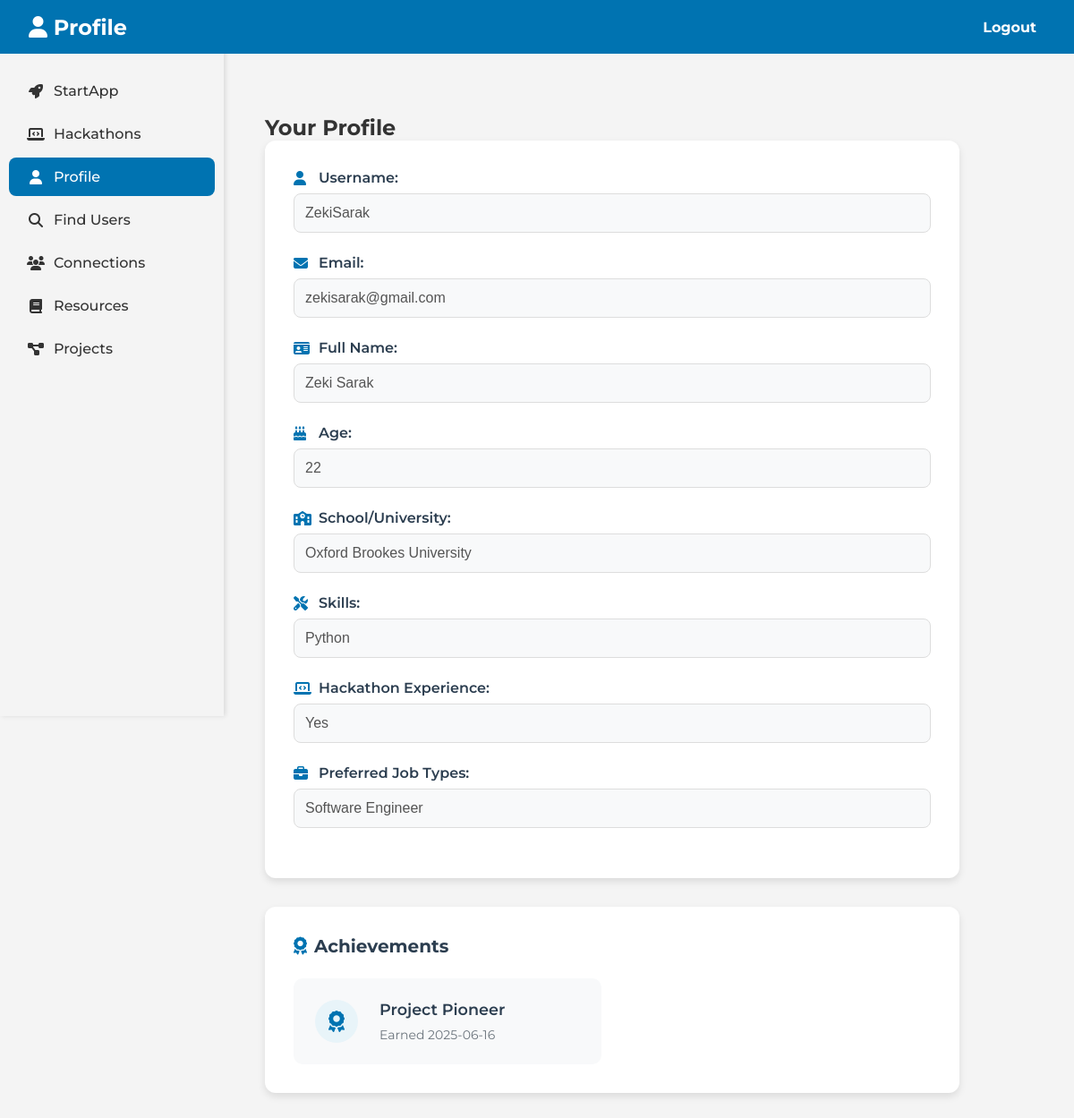
/profile/ZekiSarak (signed in), run on the app's committed database.
### tables this page shows
CREATE TABLE `users` (`id` INTEGER PRIMARY KEY AUTOINCREMENT, `username` TEXT UNIQUE NOT NULL, `email` TEXT UNIQUE NOT NULL, `password` TEXT NOT NULL, role TEXT DEFAULT 'user');

CREATE TABLE user_profiles (
    id INTEGER PRIMARY KEY AUTOINCREMENT,
    username TEXT UNIQUE,
    name TEXT,
    age INTEGER,
    school TEXT,
    skills TEXT,
    hackathon TEXT, preferred_jobs TEXT,
    FOREIGN KEY (username) REFERENCES users(username) ON DELETE CASCADE
);

CREATE TABLE badges (id INTEGER PRIMARY KEY AUTOINCREMENT, username TEXT NOT NULL, badge_type TEXT NOT NULL, badge_name TEXT NOT NULL, awarded_at TIMESTAMP DEFAULT CURRENT_TIMESTAMP, FOREIGN KEY(username) REFERENCES users(username));

### app.py (the view)
@app.route('/profile')
@app.route('/profile/<username>')
def profile(username=None):
    if 'username' not in session:
        return redirect(url_for('home'))
    if username is None:
        username = session['username']
    user_details = query_db("""
        SELECT u.username, u.email, u.role,
               up.name, up.age, up.school, up.skills, up.hackathon,
               up.preferred_jobs
        FROM users u
        LEFT JOIN user_profiles up ON u.username = up.username
        WHERE u.username = ?
    """, [username], one=True)
    if not user_details:
        flash('User not found!', 'error')
        return redirect(url_for('home'))
    check_and_award_badges(username)
    badges = query_db("""
        SELECT badge_type, badge_name,
               strftime('%Y-%m-%d', awarded_at) as awarded_at
        FROM badges
        WHERE username = ?
        ORDER BY awarded_at DESC
    """, [username])
    return render_template('profile.html',
                         user_details=user_details,
                         badges=badges,
                         is_own_profile=session['username'] == username)

### app.py (called while the page is built, shortened)
def get_db():
     db = sqlite3.connect('database.sqlite')
     db.row_factory = sqlite3.Row
     return db

def query_db(query, args=(), one=False):
     cur = get_db().execute(query, args)
     rv = cur.fetchall()
     cur.close()
     return (rv[0] if rv else None) if one else rv

def award_badge(username, badge_type):
    db = get_db()
    existing_badge = query_db("""
        SELECT id FROM badges
        WHERE username = ? AND badge_type = ?
    """, [username, badge_type], one=True)

### templates/profile.html (shortened to what this page needs)
<!DOCTYPE html>
<html lang="en">
<head>
    <link rel="stylesheet" href="{{ url_for('static', filename='css/profile.css') }}">
</head>
<body>
    <header>
        <div class="navbar">
            <h1><i class="fas fa-user"></i> Profile</h1>
            <nav>
                <ul>
                    <li><a href="/logout">Logout</a></li>
                </ul>
            </nav>
        </div>
    </header>
    <div class="container">
        <aside class="sidebar">
            <ul>
                <li><a href="/"><i class="fas fa-rocket"></i> StartApp</a></li>
                <li><a href="/hack"><i class="fas fa-laptop-code"></i> Hackathons</a></li>
                <li><a href="/profile" class="active"><i class="fas fa-user"></i> Profile</a></li>
                <li><a href="/search_users"><i class="fas fa-search"></i> Find Users</a></li>
                <li>
                    <a href="/connections">
                        <i class="fas fa-users"></i> Connections
                    </a>
                </li>
                <li><a href="/resources"><i class="fas fa-book"></i> Resources</a></li>
                <li><a href="/projects"><i class="fas fa-project-diagram"></i> Projects</a></li>
            </ul>
        </aside>
        <main class="main-content">
            <div class="profile-header">
                <h2>Your Profile</h2>
            </div>
            <form id="profileForm" method="POST" autocomplete="off">
                <div class="form-group">
                    <label for="username"><i class="fas fa-user"></i> Username:</label>
                    <input type="text" id="username" name="username" value="{{ user_details.username }}" disabled>
                </div>
                <div class="form-group">
                    <label for="email"><i class="fas fa-envelope"></i> Email:</label>
                    <input type="email" id="email" name="email" value="{{ user_details.email }}" disabled>
                </div>
                <div class="form-group">
                    <label for="name"><i class="fas fa-id-card"></i> Full Name:</label>
                    <input type="text" id="name" name="name" value="{{ user_details.name or 'None' }}" disabled>
                </div>
                <div class="form-group">
                    <label for="age"><i class="fas fa-birthday-cake"></i> Age:</label>
                    <input type="number" id="age" name="age" value="{{ user_details.age or 'None' }}" disabled>
                </div>
                <div class="form-group">
                    <label for="school"><i class="fas fa-school"></i> School/University:</label>
                    <input type="text" id="school" name="school" value="{{ user_details.school or 'None' }}" disabled>
                </div>
                <div class="form-group">
                    <label for="skills"><i class="fas fa-tools"></i> Skills:</label>
                    <input type="text" id="skills" name="skills" value="{{ user_details.skills or 'None' }}" disabled>
                </div>
                <div class="form-group">
                    <label for="hackathon"><i class="fas fa-laptop-code"></i> Hackathon Experience:</label>
                    <input type="text" id="hackathon" name="hackathon" value="{{ user_details.hackathon or 'None' }}" disabled>
                </div>
                <div class="form-group">
                    <label for="preferred_jobs"><i class="fas fa-briefcase"></i> Preferred Job Types:</label>
                    <input type="text" id="preferred_jobs" name="preferred_jobs" value="{{ user_details.preferred_jobs or 'None' }}" disabled>
                </div>
            </form>
            <section class="badges-section">
                <h3><i class="fas fa-award"></i> Achievements</h3>
                <div class="badges-grid">
                    {% for badge in badges %}
                    <div class="badge-card">
                        <div class="badge-icon">
                            <i class="fas fa-award"></i>
                        </div>
                        <div class="badge-info">
                            <h4>{{ badge.badge_name }}</h4>
                            <span class="badge-date">Earned {{ badge.awarded_at }}</span>
                        </div>
                    </div>
                    {% else %}
                    <p class="no-badges">Start participating to earn badges!</p>
                    {% endfor %}
                </div>
            </section>
        </main>
    </div>
</body>
</html>

### static/css/profile.css (style rules this page uses)
* { margin: 0; padding: 0; box-sizing: border-box; }
body { font-family: "Montserrat", sans-serif; font-optical-sizing: auto; font-weight: 400; font-style: normal; background-color: #f4f4f4; color: #333; }
.navbar { display: flex; justify-content: space-between; align-items: center; background-color: #0073b1; color: white; padding: 1rem 2rem; position: fixed; top: 0; left: 0; width: 100%; z-index: 1000; height: 60px; }
.navbar h1 { font-size: 1.5rem; }
.navbar ul { list-style: none; display: flex; }
.navbar ul li { margin-left: 2rem; }
.navbar ul li a, .navbar ul li button { font-family: "Montserrat", sans-serif; font-optical-sizing: auto; font-weight: 700; font-style: normal; padding: 10px; background-color: #0073b1; color: white; border: none; cursor: pointer; text-decoration: none; }
.sidebar { width: 250px; background-color: #f4f4f4; height: 100vh; position: fixed; left: 0; top: 0; z-index: 999; box-shadow: 2px 0px 5px rgba(0, 0, 0, 0.1); padding-top: 80px; }
.sidebar ul { list-style: none; padding: 0; margin: 0; }
.sidebar ul li { margin-bottom: 5px; }
.sidebar ul li a { position: relative; display: flex; align-items: center; color: #333; text-decoration: none; padding: 12px 20px; transition: all 0.3s ease; font-weight: 500; border-radius: 8px; margin: 0 10px; }
.sidebar ul li a i { margin-right: 10px; width: 20px; text-align: center; }
.sidebar ul li a.active { background-color: #0073b1; color: white; }
.container { display: flex; margin-top: 6rem; }
.main-content { margin-left: 22%; width: 70%; padding: 2rem; }
#profileForm { background-color: white; padding: 2rem; border-radius: 12px; box-shadow: 0 4px 8px rgba(0, 0, 0, 0.1); margin-bottom: 2rem; }
.form-group { margin-bottom: 1.5rem; }
.form-group label { display: flex; align-items: center; gap: 0.5rem; font-weight: 600; color: #2c3e50; margin-bottom: 0.5rem; }
.form-group label i { color: #0073b1; width: 1.25rem; }
.form-group input, .form-group textarea { width: 100%; padding: 0.75rem; border: 1px solid #ddd; border-radius: 8px; font-size: 1rem; transition: all 0.3s ease; background-color: #fff; }
.form-group input:disabled, .form-group textarea:disabled { background-color: #f8f9fa; cursor: not-allowed; }
.badges-section { background-color: white; padding: 2rem; border-radius: 12px; box-shadow: 0 4px 8px rgba(0, 0, 0, 0.1); }
.badges-section h3 { color: #2c3e50; margin-bottom: 1.5rem; display: flex; align-items: center; gap: 0.5rem; font-size: 1.25rem; }
.badges-section h3 i { color: #0073b1; }
.badges-grid { display: grid; grid-template-columns: repeat(auto-fill, minmax(250px, 1fr)); gap: 1.5rem; }
.badge-card { background-color: #f8f9fa; border-radius: 10px; padding: 1.5rem; display: flex; align-items: center; gap: 1.5rem; transition: all 0.3s ease; }
.badge-icon { width: 48px; height: 48px; background-color: #e8f4f9; border-radius: 50%; display: flex; align-items: center; justify-content: center; flex-shrink: 0; }
.badge-icon i { font-size: 24px; color: #0073b1; }
.badge-info { flex: 1; }
.badge-info h4 { color: #2c3e50; margin: 0 0 0.5rem 0; font-size: 1.1rem; font-weight: 600; }
.badge-date { color: #6c757d; font-size: 0.875rem; }

### data on the page
users: username "ZekiSarak", email "zekisarak@gmail.com"
user_profiles: name "Zeki Sarak", age "22", school "Oxford Brookes University", skills "Python", hackathon "Yes", preferred_jobs "Software Engineer"
badges: badge_name "Project Pioneer", awarded_at "2025-06-16"
